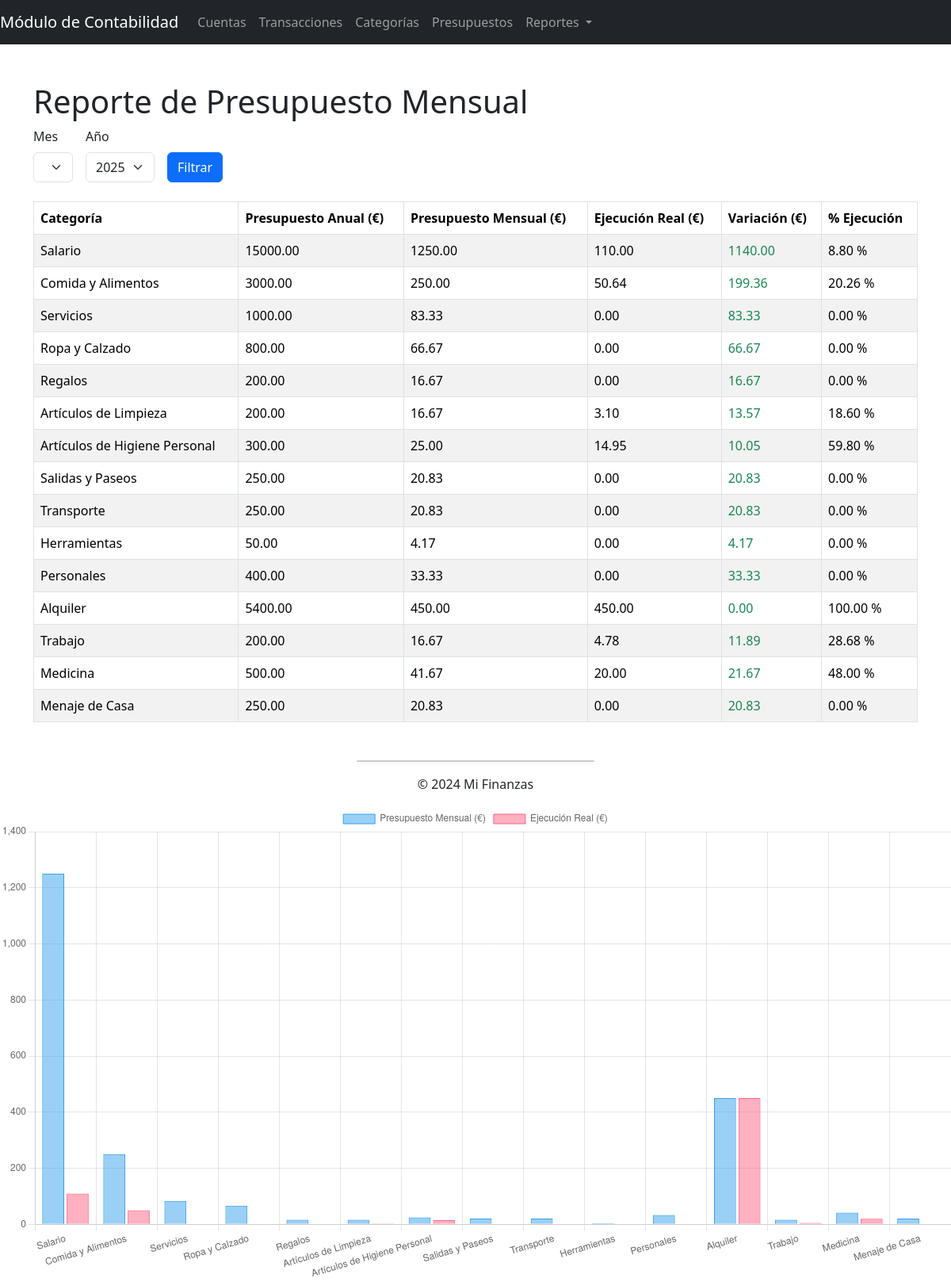
Page /reportes/presupuesto-mensual/ on the committed database.
### contabilidad/models.py (models this page shows, shortened)
class Categoria(models.Model):
    id = models.AutoField(primary_key=True)
    nombre = models.CharField(max_length=255)

class Presupuesto(models.Model):
    id = models.AutoField(primary_key=True)
    categoria = models.ForeignKey(Categoria, on_delete=models.CASCADE)
    importe = models.DecimalField(max_digits=10, decimal_places=2)

### contabilidad/views.py (the view)
# urls.py: path('reportes/presupuesto-mensual/', reporte_presupuesto_mensual, name='reporte_presupuesto_mensual'),
def reporte_presupuesto_mensual(request):
    hoy = date.today()
    mes_actual = int(request.GET.get('mes', hoy.month))  # Mes seleccionado o actual
    año_actual = int(request.GET.get('año', hoy.year))  # Año seleccionado o actual
    presupuestos = Presupuesto.objects.all()
    reporte = []
    for presupuesto in presupuestos:
        presupuesto_mensual = presupuesto.importe / 12
        ejecucion_real = Transaccion.objects.filter(
            categoria=presupuesto.categoria,
            fecha__year=año_actual,
            fecha__month=mes_actual
        ).aggregate(total=Sum('importe'))['total'] or 0
        variacion = presupuesto_mensual - ejecucion_real
        porcentaje_ejecucion = (ejecucion_real / presupuesto_mensual * 100) if presupuesto_mensual > 0 else 0
        reporte.append({
            'categoria': presupuesto.categoria.nombre,
            'presupuesto_anual': presupuesto.importe,
            'presupuesto_mensual': presupuesto_mensual,
            'ejecucion_real': ejecucion_real,
            'variacion': variacion,
            'porcentaje_ejecucion': porcentaje_ejecucion,
        })
    context = {
        'reporte': reporte,
        'mes_actual': mes_actual,
        'año_actual': año_actual,
        'meses': range(1, 12),  # Lista de meses (1-12)
        'años': range(hoy.year - 5, hoy.year + 1),  # Últimos 5 años
    }
    return render(request, 'contabilidad/reportes/presupuesto_mensual.html', context)

### contabilidad/templates/contabilidad/reportes/presupuesto_mensual.html (shortened to what this page needs)
{% extends "base.html" %}
{% block content %}
<h1>Reporte de Presupuesto Mensual</h1>
<form method="get" class="row g-3 mb-4">
    <div class="col-auto">
        <label for="mes" class="form-label">Mes</label>
        <select id="mes" name="mes" class="form-select">
            {% for mes in meses %}
            <option value="{{ mes }}" {% if mes == mes_actual %}selected{% endif %}>
            </option>
            {% endfor %}
        </select>
    </div>
    <div class="col-auto">
        <label for="año" class="form-label">Año</label>
        <select id="año" name="año" class="form-select">
            {% for año in años %}
            <option value="{{ año }}" {% if año == año_actual %}selected{% endif %}>
                {{ año }}
            </option>
            {% endfor %}
        </select>
    </div>
    <div class="col-auto align-self-end">
        <button type="submit" class="btn btn-primary">Filtrar</button>
    </div>
</form>
<table class="table table-striped table-bordered">
    <thead>
        <tr>
            <th>Categoría</th>
            <th>Presupuesto Anual (€)</th>
            <th>Presupuesto Mensual (€)</th>
            <th>Ejecución Real (€)</th>
            <th>Variación (€)</th>
            <th>% Ejecución</th>
        </tr>
    </thead>
    <tbody>
        {% for item in reporte %}
        <tr>
            <td>{{ item.categoria }}</td>
            <td>{{ item.presupuesto_anual|floatformat:2 }}</td>
            <td>{{ item.presupuesto_mensual|floatformat:2 }}</td>
            <td>{{ item.ejecucion_real|floatformat:2 }}</td>
            <td class="{% if item.variacion < 0 %}text-danger{% else %}text-success{% endif %}">
                {{ item.variacion|floatformat:2 }}
            </td>
            <td>{{ item.porcentaje_ejecucion|floatformat:2 }} %</td>
        </tr>
        {% endfor %}
    </tbody>
</table>
{% endblock %}
{% block js %}
<canvas id="graficoPresupuesto" width="400" height="200"></canvas>
<script>
    document.addEventListener("DOMContentLoaded", function () {
        const ctx = document.getElementById('graficoPresupuesto').getContext('2d');
        const data = {
            labels: [{% for item in reporte %}"{{ item.categoria }}",{% endfor %}],
            datasets: [
                {
                    label: 'Presupuesto Mensual (€)',
                    data: [{% for item in reporte %}{{ item.presupuesto_mensual|floatformat:2 }},{% endfor %}],
                    backgroundColor: 'rgba(54, 162, 235, 0.5)',
                    borderColor: 'rgba(54, 162, 235, 1)',
                    borderWidth: 1
                },
                {
                    label: 'Ejecución Real (€)',
                    data: [{% for item in reporte %}{{ item.ejecucion_real|floatformat:2 }},{% endfor %}],
                    backgroundColor: 'rgba(255, 99, 132, 0.5)',
                    borderColor: 'rgba(255, 99, 132, 1)',
                    borderWidth: 1
                }
            ]
        };
        new Chart(ctx, {
            type: 'bar',
            data: data,
            options: {
                responsive: true,
                scales: {
                    y: {
                        beginAtZero: true
                    }
                }
            }
        });
    });
</script>
{% endblock %}

### rows in the picture
Categoria: categoria "Salario"
Presupuesto: presupuesto_anual "15000.00"
Categoria: categoria "Comida y Alimentos"
Presupuesto: presupuesto_anual "3000.00"
Categoria: categoria "Servicios"
Presupuesto: presupuesto_anual "1000.00"
Categoria: categoria "Ropa y Calzado"
Presupuesto: presupuesto_anual "800.00"
Categoria: categoria "Regalos"
Presupuesto: presupuesto_anual "200.00"
Categoria: categoria "Artículos de Limpieza"
Presupuesto: presupuesto_anual "200.00"
Categoria: categoria "Artículos de Higiene Personal"
Presupuesto: presupuesto_anual "300.00"
Categoria: categoria "Salidas y Paseos"
Presupuesto: presupuesto_anual "250.00"
Categoria: categoria "Transporte"
Presupuesto: presupuesto_anual "250.00"
Categoria: categoria "Herramientas"
Presupuesto: presupuesto_anual "50.00"
Categoria: categoria "Personales"
Presupuesto: presupuesto_anual "400.00"
Categoria: categoria "Alquiler"
Presupuesto: presupuesto_anual "5400.00"
Categoria: categoria "Trabajo"
Presupuesto: presupuesto_anual "200.00"
Categoria: categoria "Medicina"
Presupuesto: presupuesto_anual "500.00"
Categoria: categoria "Menaje de Casa"
Presupuesto: presupuesto_anual "250.00"

### other values in the picture
{{ item.presupuesto_mensual|floatformat:2 }} "1250.00" "250.00" "83.33" "66.67" "16.67" "16.67" "25.00" "20.83" "20.83" "4.17" "33.33" "450.00" "16.67" "41.67" "20.83"
{{ item.ejecucion_real|floatformat:2 }} "110.00" "50.64" "0.00" "0.00" "0.00" "3.10" "14.95" "0.00" "0.00" "0.00" "0.00" "450.00" "4.78" "20.00" "0.00"
{{ item.variacion|floatformat:2 }} "1140.00" "199.36" "83.33" "66.67" "16.67" "13.57" "10.05" "20.83" "20.83" "4.17" "33.33" "0.00" "11.89" "21.67" "20.83"
{{ item.porcentaje_ejecucion|floatformat:2 }} "8.80" "20.26" "0.00" "0.00" "0.00" "18.60" "59.80" "0.00" "0.00" "0.00" "0.00" "100.00" "28.68" "48.00" "0.00"
form field año "2025"
chart data {{ item.categoria }} Salario, Comida y Alimentos, Servicios, Ropa y Calzado, Regalos, Artículos de Limpieza, Artículos de Higiene Personal, Salidas y Paseos, Transporte, Herramientas, Personales, Alquiler, Trabajo, Medicina, Menaje de Casa
chart data {{ item.presupuesto_mensual|floatformat:2 }} 1250.00, 250.00, 83.33, 66.67, 16.67, 16.67, 25.00, 20.83, 20.83, 4.17, 33.33, 450.00, 16.67, 41.67, 20.83
chart data {{ item.ejecucion_real|floatformat:2 }} 110.00, 50.64, 0.00, 0.00, 0.00, 3.10, 14.95, 0.00, 0.00, 0.00, 0.00, 450.00, 4.78, 20.00, 0.00
